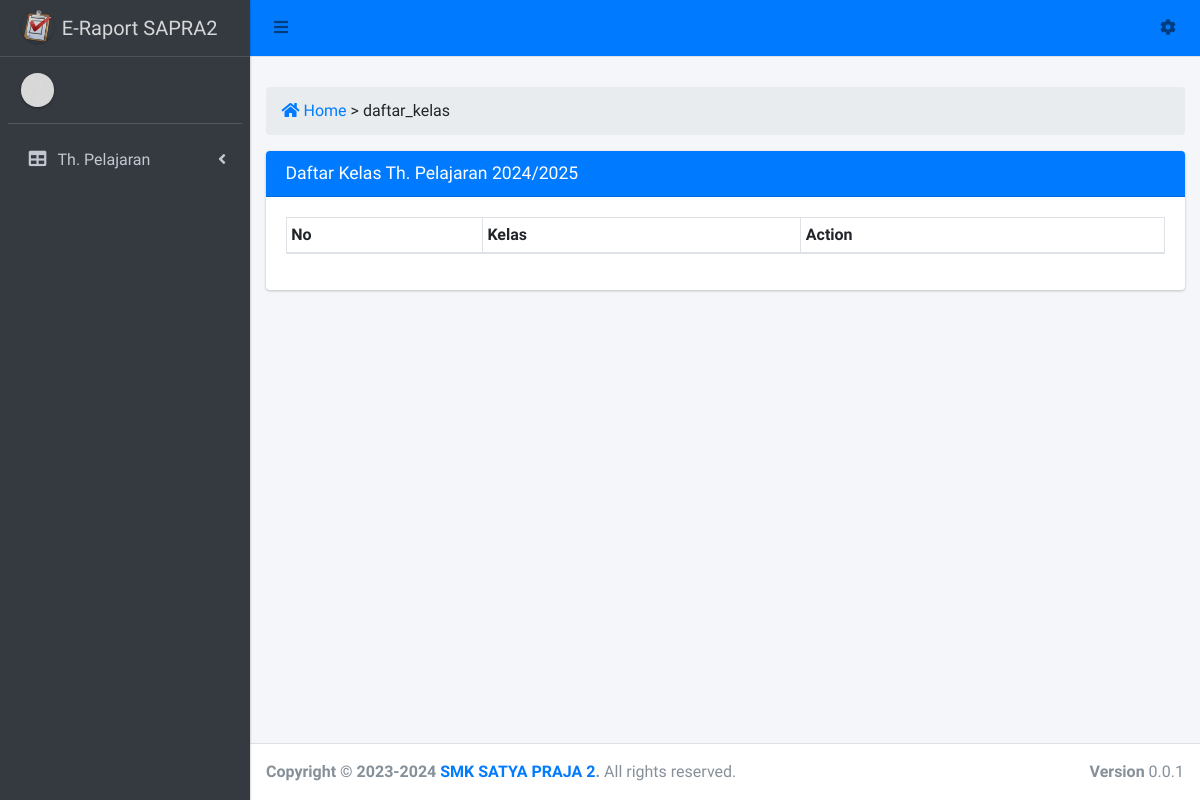
The page /pembina.php?page=daftar_kelas&th=2024/2025 on the database as committed earlier.
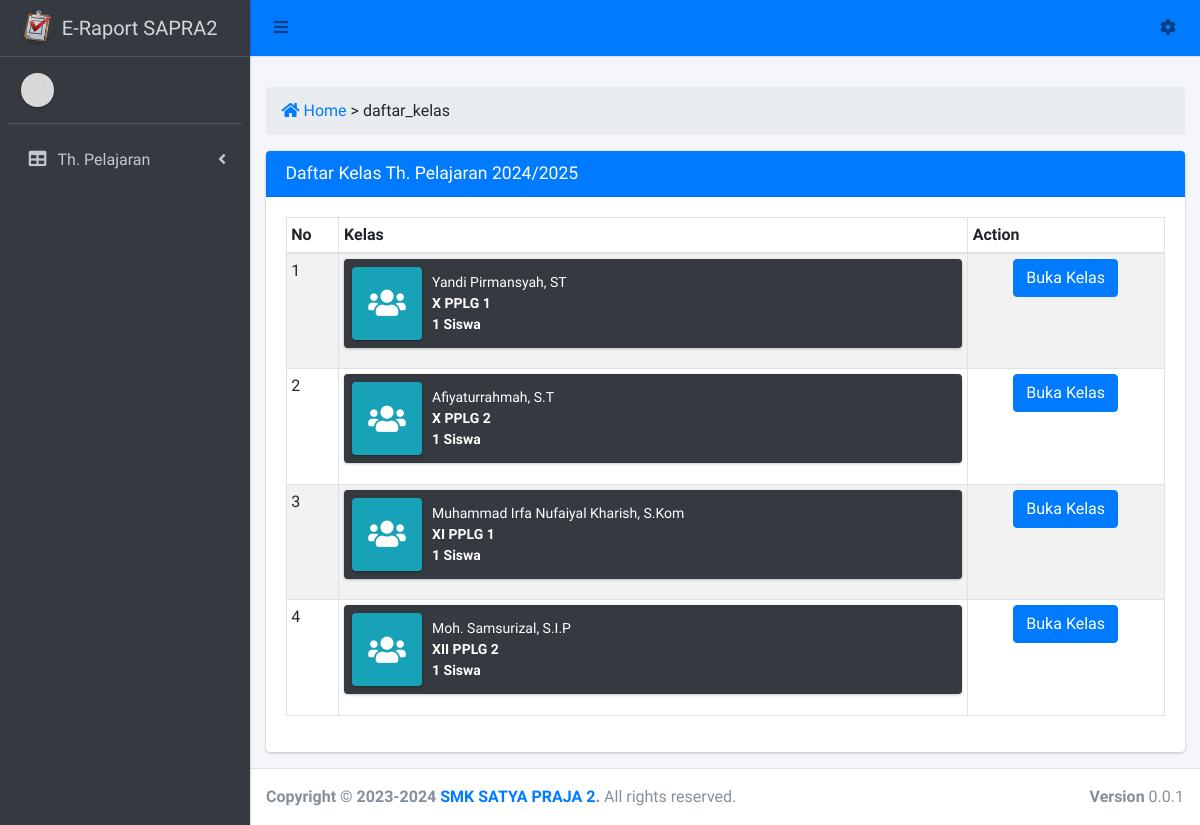
The same page on the database as committed later.
### tables this page shows
CREATE TABLE `tb_walikelas` (
  `id_walikelas` int(10) NOT NULL,
  `th_pelajaran` varchar(10) NOT NULL,
  `nipy` varchar(20) NOT NULL,
  `kelas` varchar(3) NOT NULL,
  `komp_keahlian` varchar(50) NOT NULL,
  `pkelas` bigint(1) NOT NULL
);

CREATE TABLE `tb_users` (
  `id_user` varchar(10) NOT NULL,
  `username` varchar(20) NOT NULL,
  `password` varchar(20) NOT NULL,
  `nipy` varchar(20) NOT NULL,
  `nama_lengkap` varchar(50) NOT NULL
);

### view/pembina_page/daftar_kelas.php (the view)
<div class="row">
  <div class="col-sm-12">
    <ol class="breadcrumb <?= $bg_breadcrumb;  ?>">
	    <li><a href="pembina" class="pr-1"><i class="fas fa-home"></i> Home</a></li>
	    <li class="active"> > <?= '' . $_GET['page'] ?: 'Dashboard'; ?></li>
	  </ol>
  </div>
</div>
<div class="card">
	<div class="card-header bg-primary">
		<h4 class="card-title">Daftar Kelas Th. Pelajaran <?= $_GET['th']; ?></h4>
	</div>
	<div class="card-body">
		<div class="row">
			<div class="col-sm-12">
				<table id="example1" class="table table-sm table-bordered table-striped">
					<thead>
						<tr>
							<th>No</th>
							<th>Kelas</th>
							<th>Action</th>
						</tr>
					</thead>
					<tbody>
						<?php
						$no=1;
						$kelas = mysqli_query($koneksi, "SELECT * FROM tb_walikelas X INNER JOIN tb_users Y ON y.nipy = x.nipy WHERE th_pelajaran = '$_GET[th]' GROUP BY id_walikelas");
						while ($data = mysqli_fetch_array($kelas)) { ?>
							<tr>
								<td><?= $no++; ?></td>
								<td>
									<div class="info-box bg-dark">
							      <span class="info-box-icon bg-info elevation-1"><i class="fas fa-users"></i></span>
							      <div class="info-box-content text-sm">
							        <div class=""><?= $data['nama_lengkap']; ?></div>
							        <span class="info-box-number">
							          <?= $data['kelas']." ".$data['komp_keahlian']." ".$data['pkelas']; ?>
							        </span>
							        <span class="info-box-number">1 Siswa</span>
							      </div>
							    </div>
								</td>
								<td class="text-center">
									<a href="?page=ekskul&id_walikelas=<?= $data['id_walikelas']; ?>" class="btn btn-primary">Buka Kelas</a>
								</td>
							</tr>
						<?php }
						?>
					</tbody>
				</table>
			</div>
		</div>
	</div>
</div>

Rows that differ between the two databases and show on the page:
added tb_walikelas: tb_users.nama_lengkap "Yandi Pirmansyah, ST", kelas "X", komp_keahlian "PPLG", pkelas "1"
added tb_walikelas: tb_users.nama_lengkap "Afiyaturrahmah, S.T", kelas "X", komp_keahlian "PPLG", pkelas "2"
added tb_walikelas: tb_users.nama_lengkap "Muhammad Irfa Nufaiyal Kharish, S.Kom", kelas "XI", komp_keahlian "PPLG", pkelas "1"
added tb_walikelas: tb_users.nama_lengkap "Moh. Samsurizal, S.I.P", kelas "XII", komp_keahlian "PPLG", pkelas "2"
